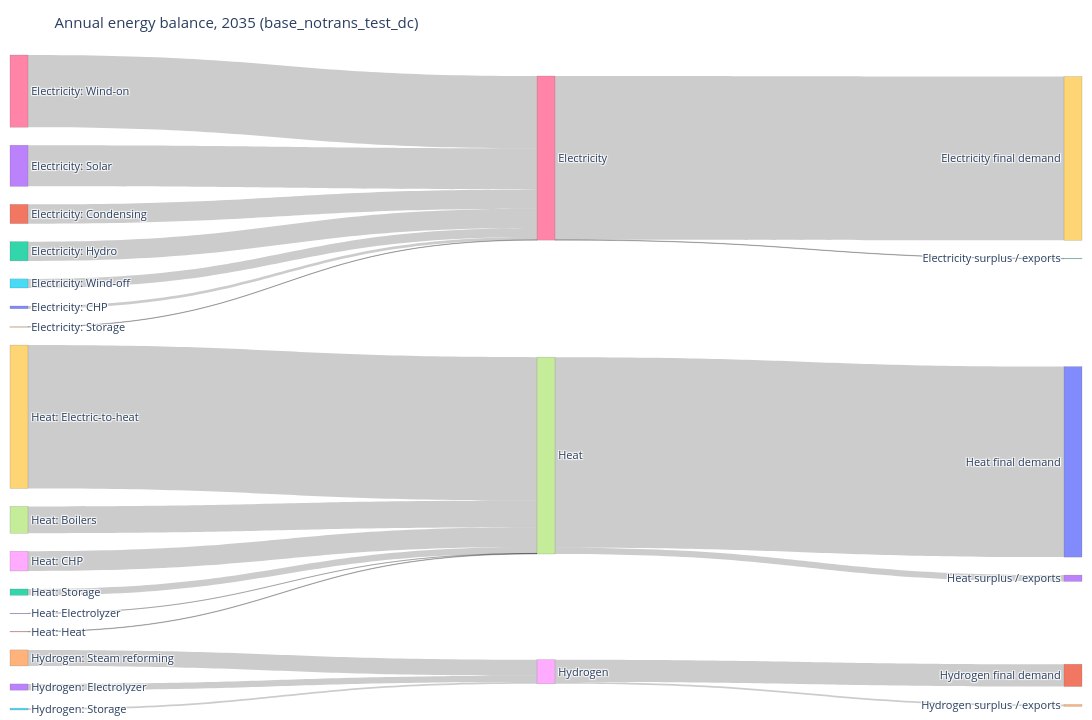

Source (notebook cell):
### Code cell
# 1.5 Annual energy-balance Sankey diagram (TWh)
# Technology groups feed carriers, which feed final demand.
SANKEY_YEAR = max(get("PRO_YCRAGF")["Year"])
sankey_carriers = ["ELECTRICITY", "HEAT", "HYDROGEN"]
sankey_names = {"ELECTRICITY": "Electricity", "HEAT": "Heat", "HYDROGEN": "Hydrogen"}

sankey_pro = get("PRO_YCRAGF").query("Year == @SANKEY_YEAR and Commodity in @sankey_carriers").copy()
sankey_pro["Source"] = tech_group(sankey_pro, unpack=True)
sankey_pro = sankey_pro.groupby(["Commodity", "Source"])["Value"].sum().reset_index()

sankey_dem = pd.concat([
    get("EL_DEMAND_YCR").assign(Commodity="ELECTRICITY"),
    get("H_DEMAND_YCRA").assign(Commodity="HEAT"),
    get("H2_DEMAND_YCR").assign(Commodity="HYDROGEN"),
], ignore_index=True).query("Year == @SANKEY_YEAR and Commodity in @sankey_carriers")
sankey_dem = sankey_dem.groupby("Commodity")["Value"].sum()

source_labels = [f"{row.Commodity.title()}: {row.Source}" for row in sankey_pro.itertuples()]
carrier_labels = [sankey_names[c] for c in sankey_carriers]
sink_labels = [f"{sankey_names[c]} final demand" for c in sankey_carriers]
labels = source_labels + carrier_labels + sink_labels
carrier_index = {c: len(source_labels) + i for i, c in enumerate(sankey_carriers)}
sink_index = {c: len(source_labels) + len(carrier_labels) + i for i, c in enumerate(sankey_carriers)}
source_index = {(row.Commodity, row.Source): i for i, row in enumerate(sankey_pro.itertuples())}

links = [(source_index[(row.Commodity, row.Source)], carrier_index[row.Commodity], row.Value) for row in sankey_pro.itertuples() if row.Value > 0]
for commodity in sankey_carriers:
    supply = sankey_pro.loc[sankey_pro["Commodity"] == commodity, "Value"].sum()
    demand_value = float(sankey_dem.get(commodity, 0))
    if demand_value > 0:
        links.append((carrier_index[commodity], sink_index[commodity], demand_value))
    residual = supply - demand_value
    if residual > 1e-9:
        labels.append(f"{sankey_names[commodity]} surplus / exports")
        links.append((carrier_index[commodity], len(labels) - 1, residual))
    elif residual < -1e-9:
        labels.append(f"{sankey_names[commodity]} net imports")
        links.append((len(labels) - 1, carrier_index[commodity], -residual))

fig = go.Figure(go.Sankey(
    arrangement="snap",
    node=dict(label=labels, pad=18, thickness=18, line=dict(color="rgba(80,80,80,0.35)", width=0.5)),
    link=dict(source=[x[0] for x in links], target=[x[1] for x in links], value=[x[2] for x in links]),
))
fig.update_layout(title=f"Annual energy balance, {SANKEY_YEAR} ({SCENARIO})", height=720, width=1250,
                  font=dict(size=11), margin=dict(l=10, r=10, t=55, b=10))
fig.show()

### Figure 1 — Plotly figure (JSON) as saved in the notebook; plotly's stock layout.template omitted (floating-point values rounded to 4 significant figures)
{"data": [{"arrangement": "snap", "link": {"source": [0, 1, 2, 3, 4, 5, 6, 7, 8, 9, 10, 11, 12, 13, 14, 15, 16, 16, 17, 17, 18, 18], "target": [16, 16, 16, 16, 16, 16, 16, 17, 17, 17, 17, 17, 17, 18, 18, 18, 19, 22, 20, 23, 21, 24], "value": [87.8, 619.6, 619.7, 1323.0, 11.73, 293.0, 2323.0, 863.9, 633.2, 4609.0, 4.451, 14.9, 203.2, 201.5, 515.5, 58.19, 5266.0, 11.73, 6126.0, 203.2, 717.0, 58.19]}, "node": {"label": ["Electricity: CHP", "Electricity: Condensing", "Electricity: Hydro", "Electricity: Solar", "Electricity: Storage", "Electricity: Wind-off", "Electricity: Wind-on", "Heat: Boilers", "Heat: CHP", "Heat: Electric-to-heat", "Heat: Electrolyzer", "Heat: Heat", "Heat: Storage", "Hydrogen: Electrolyzer", "Hydrogen: Steam reforming", "Hydrogen: Storage", "Electricity", "Heat", "Hydrogen", "Electricity final demand", "Heat final demand", "Hydrogen final demand", "Electricity surplus / exports", "Heat surplus / exports", "Hydrogen surplus / exports"], "line": {"color": "rgba(80,80,80,0.35)", "width": 0.5}, "pad": 18, "thickness": 18}, "type": "sankey"}], "layout": {"font": {"size": 11}, "height": 720, "margin": {"b": 10, "l": 10, "r": 10, "t": 55}, "title": {"text": "Annual energy balance, 2035 (base_notrans_test_dc)"}, "width": 1250}}
